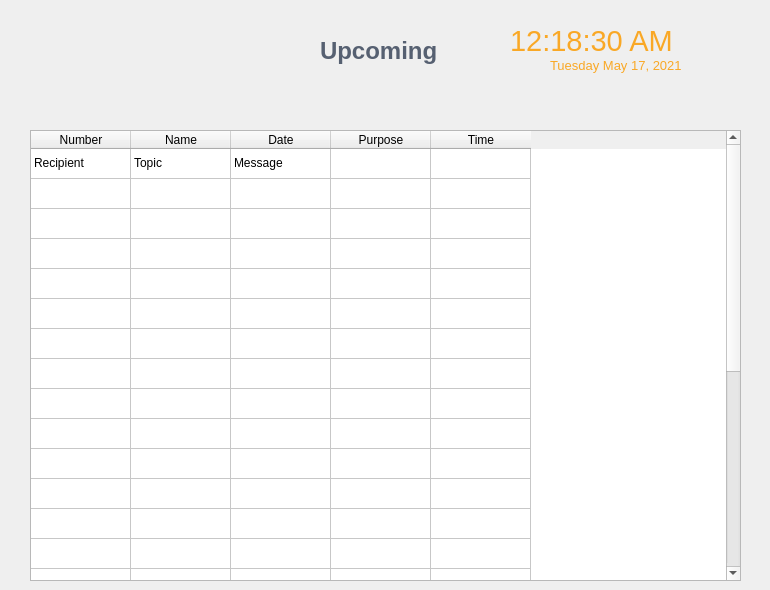
   <widget class="QWidget" name="Myappointments">
    <widget class="QLabel" name="label_17">
     <property name="geometry">
      <rect>
       <x>320</x>
       <y>20</y>
       <width>161</width>
       <height>61</height>
      </rect>
     </property>
     <property name="font">
      <font>
       <family>Nirmala UI</family>
       <pointsize>18</pointsize>
       <weight>75</weight>
       <bold>true</bold>
      </font>
     </property>
     <property name="styleSheet">
      <string notr="true">color: rgb(86, 96, 113);
background-color: rgba(0,0,0,0%);</string>
     </property>
     <property name="text">
      <string>Upcoming</string>
     </property>
    </widget>
    <widget class="QLabel" name="label_20">
     <property name="geometry">
      <rect>
       <x>280</x>
       <y>10</y>
       <width>461</width>
       <height>81</height>
      </rect>
     </property>
     <property name="maximumSize">
      <size>
       <width>1000</width>
       <height>100</height>
      </size>
     </property>
     <property name="text">
      <string/>
     </property>
    </widget>
    <widget class="QLabel" name="Time_label">
     <property name="geometry">
      <rect>
       <x>510</x>
       <y>10</y>
       <width>211</width>
       <height>61</height>
      </rect>
     </property>
     <property name="font">
      <font>
       <family>Nirmala UI</family>
       <pointsize>22</pointsize>
       <weight>50</weight>
       <bold>false</bold>
      </font>
     </property>
     <property name="styleSheet">
      <string notr="true">background-color: rgb(249, 168, 38);
background-color: rgba(0,0,0,0%);
color: rgb(249, 168, 38);</string>
     </property>
     <property name="text">
      <string>12:18:30 AM</string>
     </property>
    </widget>
    <widget class="QLabel" name="date_label">
     <property name="geometry">
      <rect>
       <x>550</x>
       <y>50</y>
       <width>211</width>
       <height>31</height>
      </rect>
     </property>
     <property name="font">
      <font>
       <family>Nirmala UI</family>
       <pointsize>10</pointsize>
       <weight>50</weight>
       <bold>false</bold>
      </font>
     </property>
     <property name="styleSheet">
      <string notr="true">background-color: rgb(249, 168, 38);
color: rgb(249, 168, 38);
background-color: rgba(0,0,0,0%);</string>
     </property>
     <property name="text">
      <string>Tuesday May 17, 2021</string>
     </property>
    </widget>
    <widget class="QTableWidget" name="tableWidget">
     <property name="geometry">
      <rect>
       <x>30</x>
       <y>130</y>
       <width>711</width>
       <height>451</height>
      </rect>
     </property>
     <property name="editTriggers">
      <set>QAbstractItemView::NoEditTriggers</set>
     </property>
     <property name="tabKeyNavigation">
      <bool>false</bool>
     </property>
     <property name="showDropIndicator" stdset="0">
      <bool>false</bool>
     </property>
     <property name="dragDropOverwriteMode">
      <bool>false</bool>
     </property>
     <property name="alternatingRowColors">
      <bool>false</bool>
     </property>
     <property name="selectionMode">
      <enum>QAbstractItemView::SingleSelection</enum>
     </property>
     <property name="selectionBehavior">
      <enum>QAbstractItemView::SelectRows</enum>
     </property>
     <property name="wordWrap">
      <bool>true</bool>
     </property>
     <property name="cornerButtonEnabled">
      <bool>false</bool>
     </property>
     <attribute name="horizontalHeaderCascadingSectionResizes">
      <bool>false</bool>
     </attribute>
     <attribute name="horizontalHeaderHighlightSections">
      <bool>false</bool>
     </attribute>
     <attribute name="horizontalHeaderShowSortIndicator" stdset="0">
      <bool>false</bool>
     </attribute>
     <attribute name="horizontalHeaderStretchLastSection">
      <bool>false</bool>
     </attribute>
     <attribute name="verticalHeaderVisible">
      <bool>false</bool>
     </attribute>
     <row>
      <property name="text">
       <string>New Row</string>
      </property>
     </row>
     <row>
      <property name="text">
       <string>New Row</string>
      </property>
     </row>
     <row>
      <property name="text">
       <string>New Row</string>
      </property>
     </row>
     <row>
      <property name="text">
       <string>New Row</string>
      </property>
     </row>
     <row>
      <property name="text">
       <string>New Row</string>
      </property>
     </row>
     <row>
      <property name="text">
       <string>New Row</string>
      </property>
     </row>
     <row>
      <property name="text">
       <string>New Row</string>
      </property>
     </row>
     <row>
      <property name="text">
       <string>New Row</string>
      </property>
     </row>
     <row>
      <property name="text">
       <string>New Row</string>
      </property>
     </row>
     <row>
      <property name="text">
       <string>New Row</string>
      </property>
     </row>
     <row>
      <property name="text">
       <string>New Row</string>
      </property>
     </row>
     <row>
      <property name="text">
       <string>New Row</string>
      </property>
     </row>
     <row>
      <property name="text">
       <string>New Row</string>
      </property>
     </row>
     <row>
      <property name="text">
       <string>New Row</string>
      </property>
     </row>
     <row>
      <property name="text">
       <string>New Row</string>
      </property>
     </row>
     <row>
      <property name="text">
       <string>New Row</string>
      </property>
     </row>
     <row>
      <property name="text">
       <string>New Row</string>
      </property>
     </row>
     <row>
      <property name="text">
       <string>New Row</string>
      </property>
     </row>
     <row>
      <property name="text">
       <string>New Row</string>
      </property>
     </row>
     <row>
      <property name="text">
       <string>New Row</string>
      </property>
     </row>
     <row>
      <property name="text">
       <string>New Row</string>
      </property>
     </row>
     <row>
      <property name="text">
       <string>New Row</string>
      </property>
     </row>
     <row>
      <property name="text">
       <string>New Row</string>
      </property>
     </row>
     <row>
      <property name="text">
       <string>New Row</string>
      </property>
     </row>
     <row>
      <property name="text">
       <string>New Row</string>
      </property>
     </row>
     <row>
      <property name="text">
       <string>New Row</string>
      </property>
     </row>
     <column>
      <property name="text">
       <string>Number</string>
      </property>
     </column>
     <column>
      <property name="text">
       <string>Name</string>
      </property>
     </column>
     <column>
      <property name="text">
       <string>Date</string>
      </property>
     </column>
     <column>
      <property name="text">
       <string>Purpose</string>
      </property>
     </column>
     <column>
      <property name="text">
       <string>Time</string>
      </property>
     </column>
     <item row="0" column="0">
      <property name="text">
       <string>Recipient</string>
      </property>
     </item>
     <item row="0" column="1">
      <property name="text">
       <string>Topic</string>
      </property>
     </item>
     <item row="0" column="2">
      <property name="text">
       <string>Message</string>
      </property>
     </item>
    </widget>
    <zorder>label_20</zorder>
    <zorder>Time_label</zorder>
    <zorder>label_17</zorder>
    <zorder>date_label</zorder>
    <zorder>tableWidget</zorder>
   </widget>
